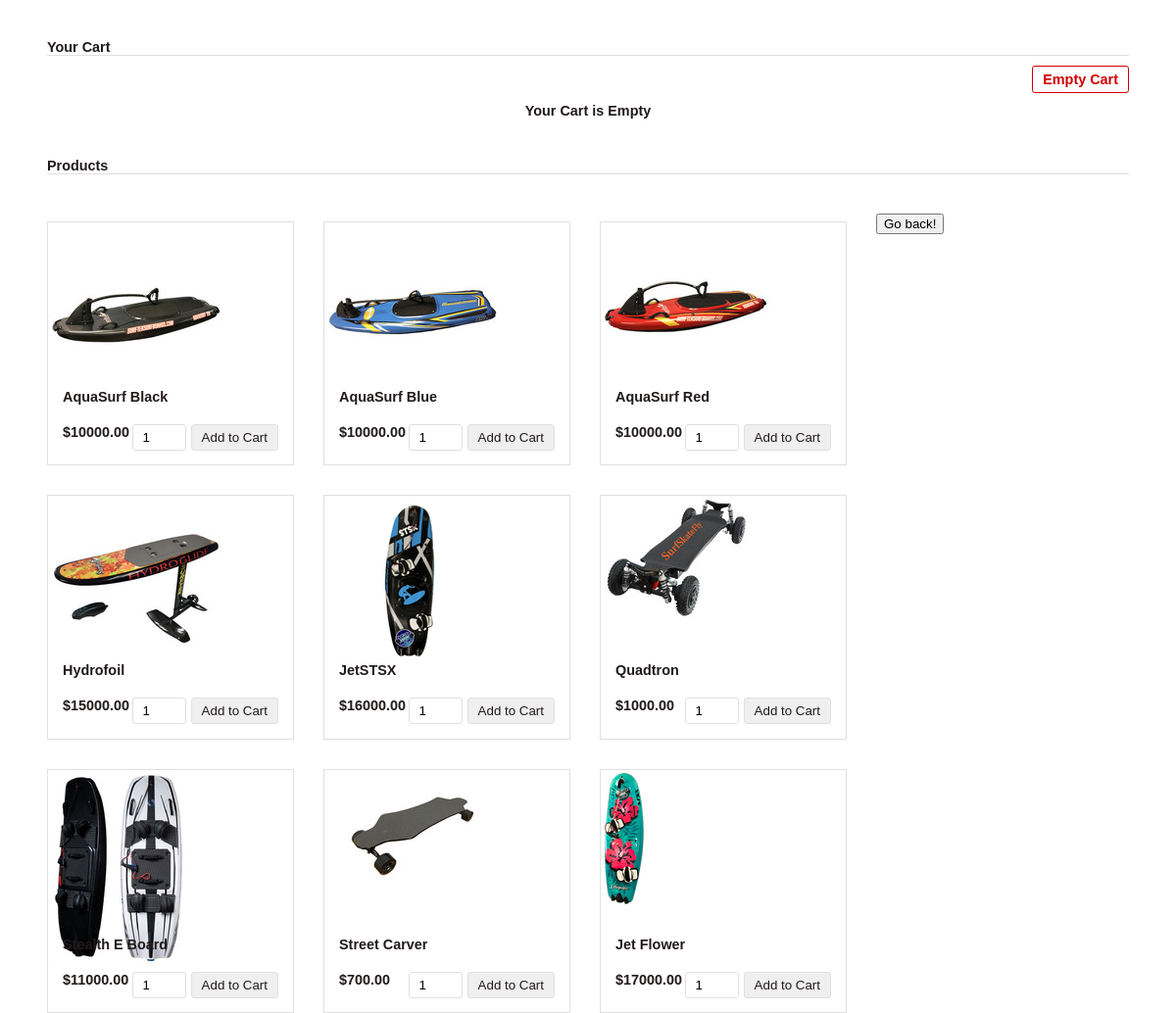
Screenshot of /productUp/index.php with the database file from the repository.
### tables this page shows
CREATE TABLE `product` (
  `id` int(20) NOT NULL,
  `name` varchar(255) NOT NULL,
  `code` varchar(255) NOT NULL,
  `image` text NOT NULL,
  `price` double(10,2) NOT NULL
);

### productUp/dbcontroller.php (called while the page is built, shortened)
<?php
class DBController {
	private $host = "localhost";
	private $user = "root";
	private $password = "";
	private $database = "SurfAndSkate1";
	private $conn;
	function __construct() {
		$this->conn = $this->connectDB();
	}
	function connectDB() {
		$conn = mysqli_connect($this->host,$this->user,$this->password,$this->database);
		return $conn;
	}
	function runQuery($query) {
		$result = mysqli_query($this->conn,$query);
		while($row=mysqli_fetch_assoc($result)) {
			$resultset[] = $row;
		}
		if(!empty($resultset))
			return $resultset;
	}
}
?>

### productUp/index.php (the view, shortened to what this page needs)
<?php
require_once("dbcontroller.php");
$db_handle = new DBController();
?>
<HTML>
<HEAD>
<link href="style.css" type="text/css" rel="stylesheet" />
</HEAD>
<BODY>
<div id="shopping-cart">
<div class="txt-heading">Your Cart</div>
<a id="btnEmpty" href="index.php?action=empty">Empty Cart</a>
<?php
if(isset($_SESSION["cart_item"])){
    $total_quantity = 0;
    $total_price = 0;
?>
<table class="tbl-cart" cellpadding="10" cellspacing="1">
<tbody>
<tr>
<th style="text-align:left;">Name</th>
<th style="text-align:left;">Code</th>
<th style="text-align:right;" width="5%">Quantity</th>
<th style="text-align:right;" width="10%">Unit Price</th>
<th style="text-align:right;" width="10%">Price</th>
<th style="text-align:center;" width="5%">Remove</th>
</tr>
<?php
    foreach ($_SESSION["cart_item"] as $item){
        $item_price = $item["quantity"]*$item["price"];
		?>
				<tr>
				<td><img src="<?php echo $item["image"]; ?>" class="cart-item-image"/><?php echo $item["name"]; ?></td>
				<td><?php echo $item["code"]; ?></td>
				<td style="text-align:right;"><?php echo $item["quantity"]; ?></td>
				<td  style="text-align:right;"><?php echo "$ ".$item["price"]; ?></td>
				<td  style="text-align:right;"><?php echo "$ ". number_format($item_price,2); ?></td>
				<td style="text-align:center;"><a href="index.php?action=remove&code=<?php echo $item["code"]; ?>" class="btnRemoveAction"><img src="icon-delete.png" alt="Remove Item" /></a></td>
				</tr>
				<?php
				$total_quantity += $item["quantity"];
				$total_price += ($item["price"]*$item["quantity"]);
		}
		?>
<tr>
<td colspan="2" align="right">Total:</td>
<td align="right"><?php echo $total_quantity; ?></td>
<td align="right" colspan="2"><strong><?php echo "$ ".number_format($total_price, 2); ?></strong>
<div id="paypal-button"></div>
</td>
<td></td>
</tr>
</tbody>
</table>
  <?php
} else {
?>
<div class="no-records">Your Cart is Empty</div>
<?php
}
?>
</div>
<div id="product-grid">
	<div class="txt-heading">Products</div>
	<?php
	$product_array = $db_handle->runQuery("SELECT * FROM product ORDER BY id ASC");
	if (!empty($product_array)) {
		foreach($product_array as $key=>$value){
	?>
		<div class="product-item">
			<form method="post" action="index.php?action=add&code=<?php echo $product_array[$key]["code"]; ?>">
			<div class="product-image"><img src="<?php echo $product_array[$key]["image"]; ?>"></div>
			<div class="product-tile-footer">
			<div class="product-title"><?php echo $product_array[$key]["name"]; ?></div>
			<div class="product-price"><?php echo "$".$product_array[$key]["price"]; ?></div>
			<div class="cart-action"><input type="text" class="product-quantity" name="quantity" value="1" size="2" /><input type="submit" value="Add to Cart" class="btnAddAction" />
		</div>
			</div>
			</form>
		</div>
	<?php
		}
	}
	?>
</div>
<input type="button" value="Go back!" onclick="history.back()">
</BODY>
</HTML>

### productUp/style.css (style rules this page uses)
body { font-family: Arial; color: #211a1a; font-size: 0.9em; font-weight: bolder }
#shopping-cart { margin: 40px; }
#product-grid { margin: 40px; }
.txt-heading { color: #211a1a; border-bottom: 1px solid #E0E0E0; overflow: auto; }
#btnEmpty { background-color: #ffffff; border: #d00000 1px solid; padding: 5px 10px; color: #d00000; float: right; text-decoration: none; border-radius: 3px; margin: 10px 0px; }
.btnAddAction { padding: 5px 10px; margin-left: 5px; background-color: #efefef; border: #E0E0E0 1px solid; color: #211a1a; float: right; text-decoration: none; border-radius: 3px; cursor: pointer; }
#product-grid .txt-heading { margin-bottom: 18px; }
.product-item { float: left; background: #ffffff; margin: 30px 30px 0px 0px; border: #E0E0E0 1px solid; }
.product-image { height: 155px; width: 250px; background-color: #FFF; }
.product-title { margin-bottom: 20px; }
.product-price { float:left; }
.cart-action { float: right; }
.product-quantity { padding: 5px 10px; border-radius: 3px; border: #E0E0E0 1px solid; }
.product-tile-footer { padding: 15px 15px 0px 15px; overflow: auto; }
.no-records { text-align: center; clear: both; margin: 38px 0px; }

### rows the page displays
product: image (picture), name "AquaSurf Black", price "10000.00"
product: image (picture), name "AquaSurf Blue", price "10000.00"
product: image (picture), name "AquaSurf Red", price "10000.00"
product: image (picture), name "Hydrofoil", price "15000.00"
product: image (picture), name "JetSTSX", price "16000.00"
product: image (picture), name "Quadtron", price "1000.00"
product: image (picture), name "Stealth E Board", price "11000.00"
product: image (picture), name "Street Carver", price "700.00"
product: image (picture), name "Jet Flower", price "17000.00"
